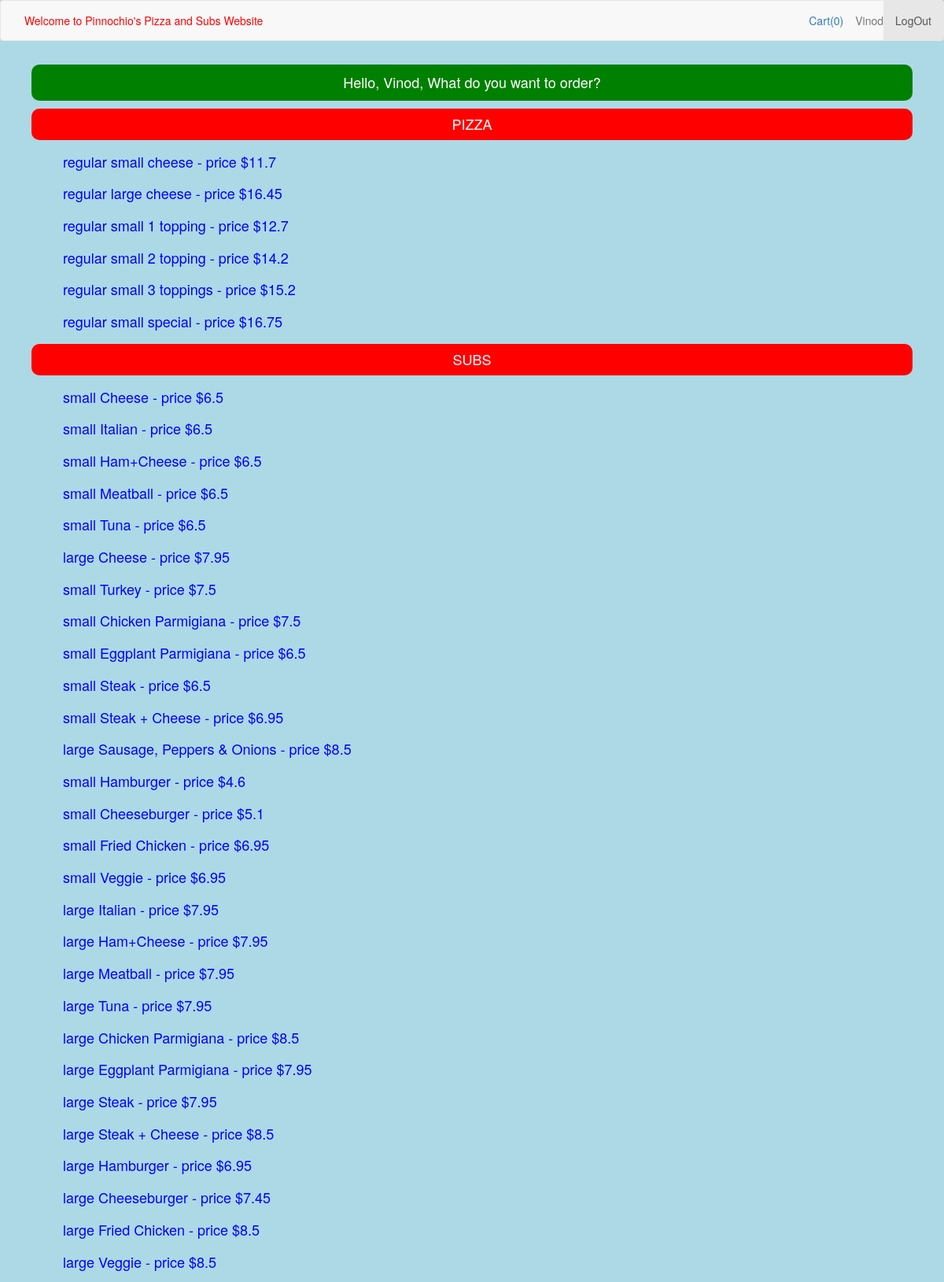
Screenshot of / (signed in, upper part) with the database file from the repository.
### orders/models.py (models this page shows, shortened)
class Pizza(models.Model):
    cat = models.ForeignKey(Pizza_cat, on_delete=models.CASCADE, related_name="pizzacategories")
    size = models.ForeignKey(Item_size, on_delete=models.CASCADE, related_name="pizzasizes")
    type = models.ForeignKey(Pizza_type, on_delete=models.CASCADE, related_name="pizzatypes")
    price = models.FloatField()
    class Meta:
      unique_together = ('cat','size','type',)
    def __str__(self):
        return f"{self.cat} {self.size} {self.type} - price ${self.price}"

class Pizza_cat(models.Model):
 cat = models.CharField(max_length=64, unique=True)
 def __str__(self):
   return f"{self.cat}"

class Item_size(models.Model):
 size = models.CharField(max_length=64, unique=True)
 def __str__(self):
   return f"{self.size}"

class Pizza_type(models.Model):
 type = models.CharField(max_length=64, unique=True)
 def __str__(self):
   return f"{self.type}"

class Subs(models.Model):
    size = models.ForeignKey(Item_size, on_delete=models.CASCADE, related_name="subsizes")
    type = models.ForeignKey(Sub_type, on_delete=models.CASCADE, related_name="subtypes")
    price = models.FloatField()
    class Meta:
      unique_together = ('size','type',)
    def __str__(self):
        return f"{self.size} {self.type} - price ${self.price}"

class Sub_type(models.Model):
 type = models.CharField(max_length=64, unique=True)
 def __str__(self):
   return f"{self.type}"

### orders/views.py (the view)
# urls.py: path("", views.index, name="index"),
def index(request):
    if not request.user.is_authenticated:
        context = {
            "user": None,
            "message": None
        }
        return render(request, "orders/login.html", context)
    try:
      customer_cart = Cart.objects.get(user=request.user)
    except Cart.DoesNotExist:
      customer_cart = Cart.objects.create(user=request.user)
      customer_cart.total_items = 0
      customer_cart.save()
    context = {
        "user": request.user,
        "total_items": customer_cart.total_items,
        "Pizzas": Pizza.objects.all(),
        "Subs":  Subs.objects.all(),
        "Pastas": Pasta.objects.all(),
        "Salads": Salad.objects.all(),
        "Dinnerplatters": Dinnerplatter.objects.all(),
        "message":None
    }
    return render(request, "orders/menu.html", context)

### orders/models.py (called while the page is built)
 def __str__(self):
   return f"{self.type}"

    def __str__(self):
        return f"{self.type} - price ${self.price}"

 def __str__(self):
   return f"{self.type}"

    def __str__(self):
        return f"{self.type} - price ${self.price}"

 def __str__(self):
   return f"{self.type}"

    def __str__(self):
        return f"{self.size} {self.type} - price ${self.price}"

### orders/templates/orders/menu.html (shortened to what this page needs)
{% extends "orders/base.html" %}
{% block body %}
<div class="title-info">
Hello, {{ user.first_name }}, What do you want to order?</h1>
</div>
<div>
 <h2 class="item-header"> PIZZA </h2>
 <ul>
    {% for p in Pizzas %}
      <li class="item-info">
      <a href="{% url 'pizza' p.id %}">{{ p }}</a>
      </li>
    {% endfor %}
 </ul>
</div>
<div>
 <h2 class="item-header"> SUBS </h2>
 <ul>
    {% for s in Subs %}
      <li class="item-info">
      <a href="{% url 'subs' s.id %}">{{ s }}</a>
      </li>
    {% endfor %}
 </ul>
</div>
{% endblock %}

### orders/templates/orders/base.html (shortened to what this page needs)
{% load static %}
<!DOCTYPE html>
<html>
    <head>
        <link rel="stylesheet" href="{% static 'orders/styles.css' %}" />
        <link rel="stylesheet" href="https://maxcdn.bootstrapcdn.com/bootstrap/3.3.7/css/bootstrap.min.css">
    </head>
    <body>
       <div id="background">
           <nav class="navbar navbar-default">
            <div class="container-fluid">
             <p class="navbar-text" style="color:red;">Welcome to Pinnochio's Pizza and Subs Website</p>
             <ul class="nav navbar-nav navbar-right">
                {% if user %}
                 <li class="active"><a href="{% url 'logout' %}">LogOut</a></li>
                {% else %}
                 <li class="active"><a href="{% url 'login' %}">LogIn</a></li>
                {% endif %}
             </ul>
             {% if user and user.first_name %}
               <p class="navbar-text navbar-right">{{user.first_name}}</p>
             {% endif %}
             <p class="navbar-text navbar-right"><a href="{% url 'checkout' %}">Cart({{total_items}})</a></p>
            </div>
           </nav>
          <div class="container">
            {% block body %}
            {% endblock %}
          </div>
       </div>
    </body>
</html>

### orders/static/orders/styles.css (style rules this page uses)
html, body { width: 100%; height: 100%; font-family: verdana; }
html { box-sizing: border-box; }
*, *:before, *:after { box-sizing: inherit; }
#background { width: 100%; min-height:100%; height: auto; background-color:lightblue; }
.title-info { background-color: green; font-size: 18px; color: white; min-height: 10px; padding:10px; margin:10px; border-radius:10px; text-align:center; }
.item-header { background-color: red; font-size: 18px; color: white; min-height: 10px; padding:10px; margin:10px; border-radius:10px; text-align:center; }
ul { list-style-type: none; }
.item-info { font-size: 18px; color: blue; padding:5px; margin:5px; }
.item-info a { color: blue; }

### rows the page displays
Pizza: cat+size+type "regular small cheese - price $11.7"
Pizza: cat+size+type "regular large cheese - price $16.45"
Pizza: cat+size+type "regular small 1 topping - price $12.7"
Pizza: cat+size+type "regular small 2 topping - price $14.2"
Pizza: cat+size+type "regular small 3 toppings - price $15.2"
Pizza: cat+size+type "regular small special - price $16.75"
Subs: size+type+price "small Cheese - price $6.5"
Subs: size+type+price "small Italian - price $6.5"
Subs: size+type+price "small Ham+Cheese - price $6.5"
Subs: size+type+price "small Meatball - price $6.5"
Subs: size+type+price "small Tuna - price $6.5"
Subs: size+type+price "large Cheese - price $7.95"
Subs: size+type+price "small Turkey - price $7.5"
Subs: size+type+price "small Chicken Parmigiana - price $7.5"
Subs: size+type+price "small Eggplant Parmigiana - price $6.5"
Subs: size+type+price "small Steak - price $6.5"
Subs: size+type+price "small Steak + Cheese - price $6.95"
Subs: size+type+price "large Sausage, Peppers & Onions - price $8.5"
Subs: size+type+price "small Hamburger - price $4.6"
Subs: size+type+price "small Cheeseburger - price $5.1"
Subs: size+type+price "small Fried Chicken - price $6.95"
Subs: size+type+price "small Veggie - price $6.95"
Subs: size+type+price "large Italian - price $7.95"
Subs: size+type+price "large Ham+Cheese - price $7.95"
Subs: size+type+price "large Meatball - price $7.95"
Subs: size+type+price "large Tuna - price $7.95"
Subs: size+type+price "large Chicken Parmigiana - price $8.5"
Subs: size+type+price "large Eggplant Parmigiana - price $7.95"
Subs: size+type+price "large Steak - price $7.95"
Subs: size+type+price "large Steak + Cheese - price $8.5"
Subs: size+type+price "large Hamburger - price $6.95"
Subs: size+type+price "large Cheeseburger - price $7.45"
Subs: size+type+price "large Fried Chicken - price $8.5"
Subs: size+type+price "large Veggie - price $8.5"

### other values shown
{{ user.first_name }} "Vinod"
{{ total_items }} "0"
